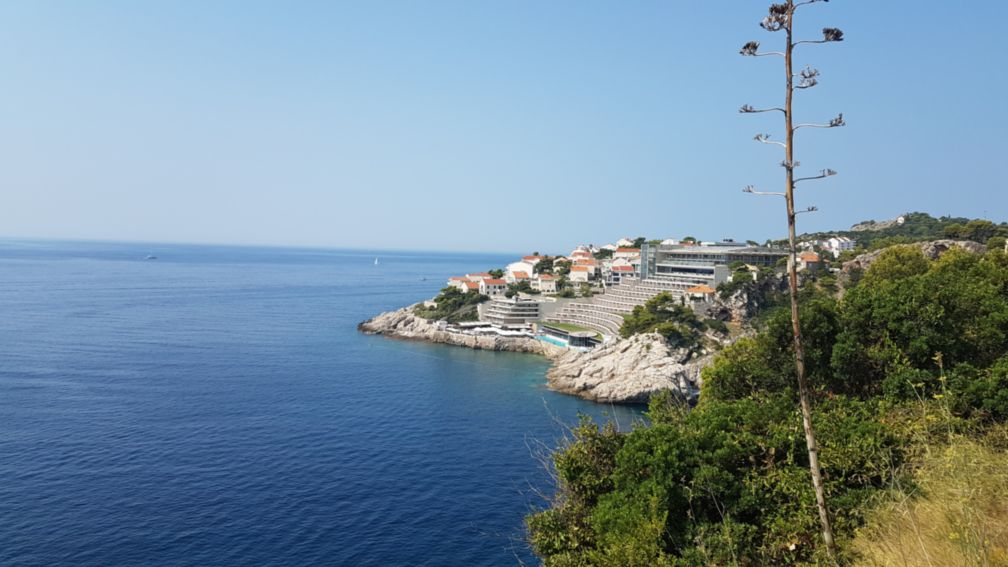
//> input picture srodowisko/lab2/244942_temp/wykład_monograficzny/l1/connected.jpg, 1008 x 567 px
$ ./l1   (built with g++ and OpenCV 4)
//> lines starting //> are read from the running program, lines starting //| are printed output that depends on the picture
// l1.cpp : Ten plik zawiera funkcję „main”. W nim rozpoczyna się i kończy wykonywanie programu.
//

#include "pch.h"
#include <opencv2/core.hpp>
#include <opencv2/imgcodecs.hpp>
#include <opencv2/highgui.hpp>
#include <opencv2/imgproc/imgproc.hpp>
#include <iostream>
#include <queue>
using namespace cv;
using namespace std;

struct pixelData {
	uchar* ptr;
};

int main(int argc, char** argv)
{
	String imageName("..\\connected.jpg");
	if (argc > 1)
	{
		imageName = argv[1];
	}
	Mat image;
	image = imread(samples::findFile(imageName), IMREAD_COLOR);
//> image is the input picture: 567 rows x 1008 cols, CV_8UC3; mean B, G, R 156.8, 141.2, 117.2
	if (image.empty())
	{
		cout << "Could not open or find the image" << std::endl;
		return -1;
	}
	namedWindow("Display window", WINDOW_AUTOSIZE);
	imshow("Display window", image);
	uchar *blue;
	for (int y = 0; y < image.rows; y++)
	{
		blue = image.ptr<uchar>(y);
		for (int x = 0; x < image.cols; x++)
		{
			if (*blue < 20)
			{
				*blue = 0;
			}
			else if (*blue <= 220)
			{
				*blue -= 20;
			}
			else
			{
				*blue = 255;
			}
			blue += 3;
		}
	}
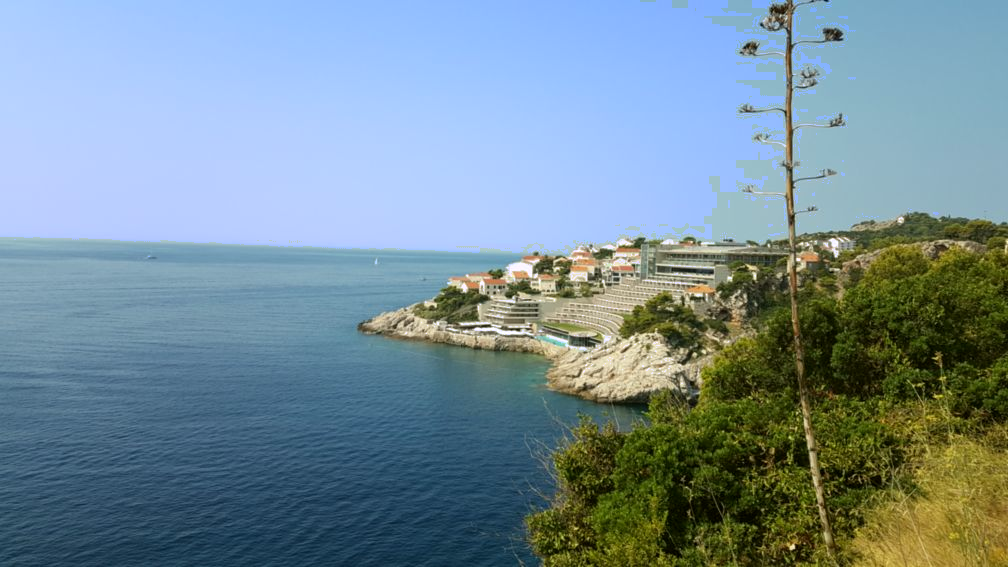
//> image: 567 rows x 1008 cols, CV_8UC3; mean B, G, R 152.6, 141.2, 117.2
	namedWindow("Display window2", WINDOW_AUTOSIZE);
	imshow("Display window2", image);
	Mat greyImg;
	cvtColor(image, greyImg, COLOR_BGR2GRAY);
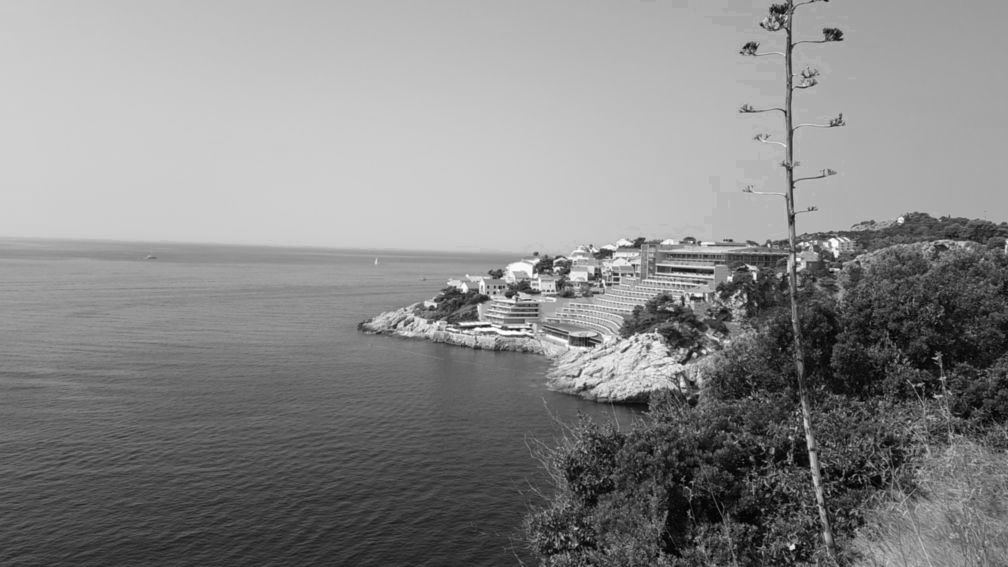
//> greyImg: 567 rows x 1008 cols, CV_8UC1; min 0, max 255, mean 135.4
	namedWindow("Display window3", WINDOW_AUTOSIZE);
	imshow("Display window3", greyImg);
	uchar i = greyImg.at<uchar>(0, 0);
//> i = 201
	uchar min = floor((unsigned int)i * 0.8);
//> min = 160
	uchar max = floor((unsigned int)i * 1.1);
//> max = 221
	vector<vector<bool>> visited(greyImg.rows, vector<bool>(greyImg.cols, false));
	queue<pair<int,int>> q;
	q.push(pair<int,int>(0, 0));
	int row, col;
	while (!q.empty())
	{
		row = q.front().first;
		col = q.front().second;
		q.pop();
		if (row < greyImg.rows && col < greyImg.cols && !visited[row][col])
		{
			visited[row][col] = true;
			i = greyImg.at<uchar>(row, col);
			if (i >= min && i <= max)
			{
				//neighbours.push_back(pair<int,int>(row,col));
				greyImg.at<uchar>(row, col) = 0;
				q.push(pair<int, int>(row, col + 1));
				q.push(pair<int, int>(row + 1, col));
				q.push(pair<int, int>(row + 1, col + 1));
			}
		}
	}
//> this loop made 586000 passes
//> i on passes 1, 2, 3, 4, 5, 7, 9, 10, 13, 14, 16, 19: 201, 201, 201, 201, 201, 201, 201, 201, 201, 201, 201, 201
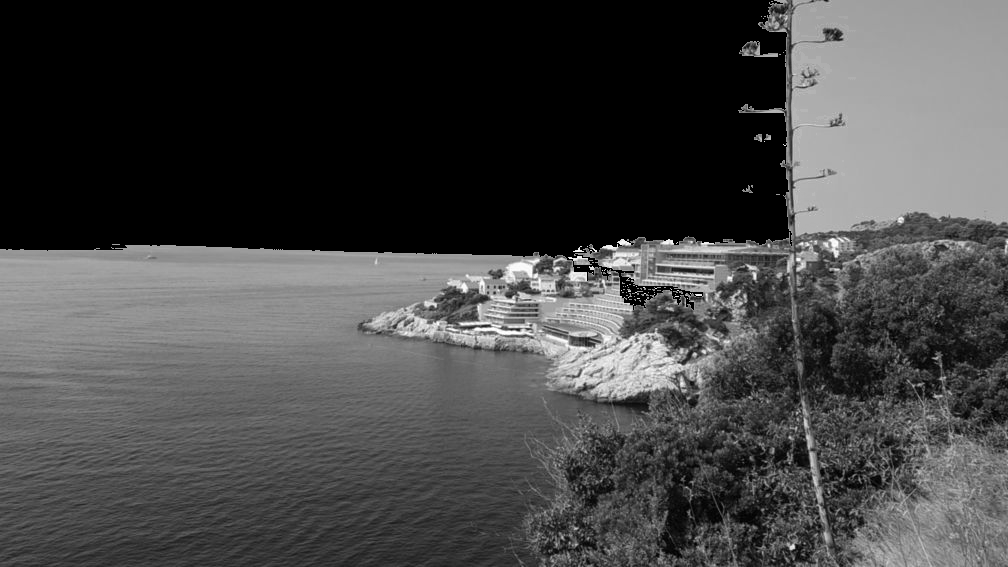
//> greyImg: 567 rows x 1008 cols, CV_8UC1; min 0, max 255, mean 68.5
//> after the loop, q = 0 items
	namedWindow("Display window4", WINDOW_AUTOSIZE);
	imshow("Display window4", greyImg);
	waitKey(0);
	return 0;
}

// Uruchomienie programu: Ctrl + F5 lub menu Debugowanie > Uruchom bez debugowania
// Debugowanie programu: F5 lub menu Debugowanie > Rozpocznij debugowanie

// Porady dotyczące rozpoczynania pracy:
//   1. Użyj okna Eksploratora rozwiązań, aby dodać pliki i zarządzać nimi
//   2. Użyj okna programu Team Explorer, aby nawiązać połączenie z kontrolą źródła
//   3. Użyj okna Dane wyjściowe, aby sprawdzić dane wyjściowe kompilacji i inne komunikaty
//   4. Użyj okna Lista błędów, aby zobaczyć błędy
//   5. Wybierz pozycję Projekt > Dodaj nowy element, aby utworzyć nowe pliki kodu, lub wybierz pozycję Projekt > Dodaj istniejący element, aby dodać istniejące pliku kodu do projektu
//   6. Aby w przyszłości ponownie otworzyć ten projekt, przejdź do pozycji Plik > Otwórz > Projekt i wybierz plik sln
